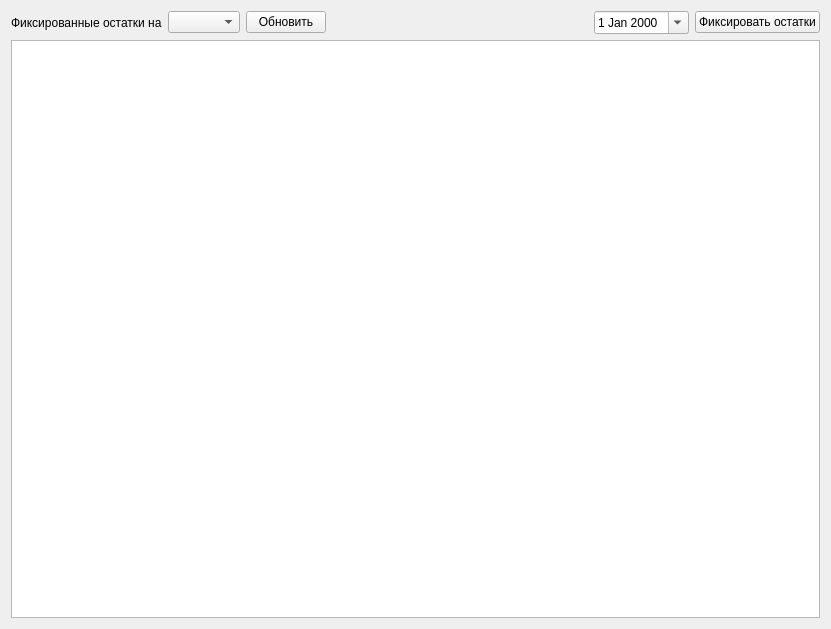
<?xml version="1.0" encoding="UTF-8"?>
<ui version="4.0">
 <class>FormFix</class>
 <widget class="QWidget" name="FormFix">
  <property name="geometry">
   <rect>
    <x>0</x>
    <y>0</y>
    <width>831</width>
    <height>629</height>
   </rect>
  </property>
  <property name="windowTitle">
   <string>Form</string>
  </property>
  <layout class="QVBoxLayout" name="verticalLayout">
   <item>
    <layout class="QHBoxLayout" name="horizontalLayout">
     <item>
      <widget class="QLabel" name="label">
       <property name="text">
        <string>Фиксированные остатки на</string>
       </property>
      </widget>
     </item>
     <item>
      <widget class="QComboBox" name="comboBoxDate"/>
     </item>
     <item>
      <widget class="QPushButton" name="pushButtonUpd">
       <property name="text">
        <string>Обновить</string>
       </property>
      </widget>
     </item>
     <item>
      <spacer name="horizontalSpacer">
       <property name="orientation">
        <enum>Qt::Orientation::Horizontal</enum>
       </property>
       <property name="sizeHint" stdset="0">
        <size>
         <width>40</width>
         <height>20</height>
        </size>
       </property>
      </spacer>
     </item>
     <item>
      <widget class="QDateEdit" name="dateEditFix">
       <property name="calendarPopup">
        <bool>true</bool>
       </property>
      </widget>
     </item>
     <item>
      <widget class="QPushButton" name="pushButtonFix">
       <property name="text">
        <string>Фиксировать остатки</string>
       </property>
      </widget>
     </item>
    </layout>
   </item>
   <item>
    <widget class="RestTableView" name="tableViewOst"/>
   </item>
  </layout>
 </widget>
 <customwidgets>
  <customwidget>
   <class>RestTableView</class>
   <extends>QTableView</extends>
   <header>rest/resttableview.h</header>
  </customwidget>
 </customwidgets>
 <resources/>
 <connections/>
</ui>
